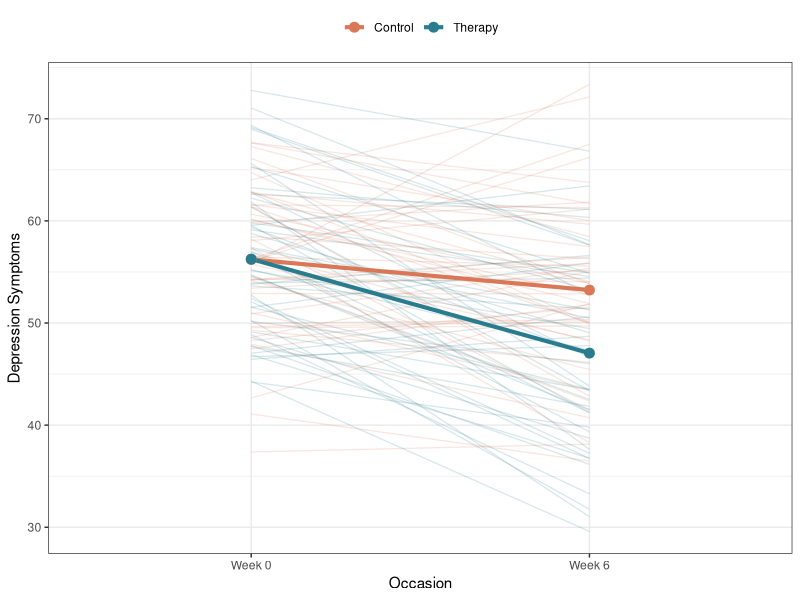
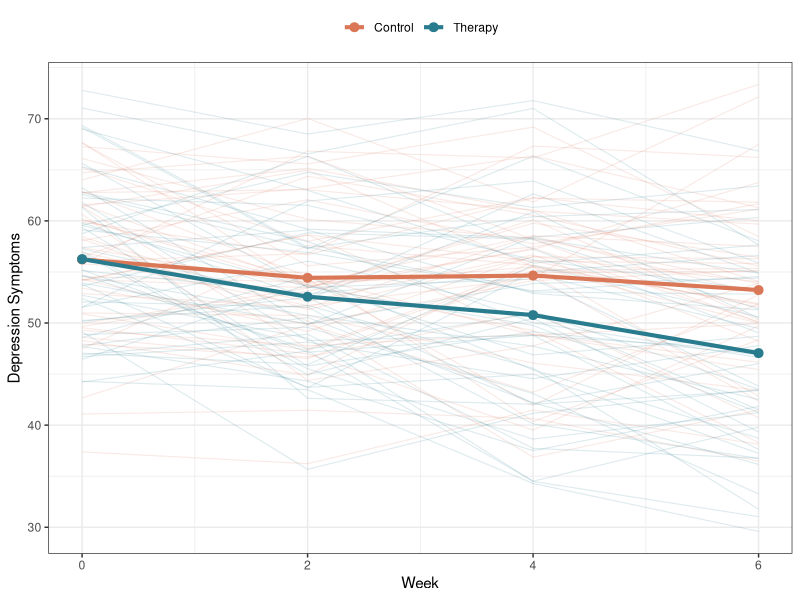

These figures' R source, in order:
## ---- chunk 1
knitr::opts_chunk$set(
  echo = TRUE,
  message = FALSE,
  warning = FALSE,
  fig.width = 5.5,
  fig.height = 3.6,
  fig.align = "center",
  results = "hold"
)
## ---- chunk 2
set.seed(343)

n <- 48
participant_effect <- rnorm(n, mean = 0, sd = 1.20)

paired_wide <- data.frame(
  participant  = factor(seq_len(n)),
  no_chocolate = 5.00 + participant_effect + rnorm(n, 0, 0.80),
  chocolate    = 5.75 + participant_effect + rnorm(n, 0, 0.80)
)

paired_wide$difference <-
  paired_wide$chocolate - paired_wide$no_chocolate

paired_long <- tidyr::pivot_longer(
  paired_wide,
  cols      = c(no_chocolate, chocolate),
  names_to  = "condition",
  values_to = "fixation"
)

paired_long$condition <- factor(
  paired_long$condition,
  levels = c("no_chocolate", "chocolate"),
  labels = c("No chocolate", "Chocolate")
)
## ---- chunk 3
paired_result <- t.test(
  paired_wide$chocolate,
  paired_wide$no_chocolate,
  paired = TRUE
)

paired_result
## ---- chunk 4
library(lme4)
library(lmerTest)

paired_model <- lmer(
  fixation ~ condition + (1 | participant),
  data = paired_long
)

summary(paired_model)
## ---- chunk 5
paired_fixed <- summary(paired_model)$coefficients

paired_comparison <- data.frame(
  method = c("Paired t-test", "Mixed model"),
  t = c(
    unname(paired_result$statistic),
    paired_fixed["conditionChocolate", "t value"]
  ),
  df = c(
    unname(paired_result$parameter),
    paired_fixed["conditionChocolate", "df"]
  ),
  p = c(
    paired_result$p.value,
    paired_fixed["conditionChocolate", "Pr(>|t|)"]
  ),
  estimate = c(
    unname(paired_result$estimate),
    paired_fixed["conditionChocolate", "Estimate"]
  )
)

print(paired_comparison, digits = 6, row.names = FALSE)
## ---- chunk 6
set.seed(346)

n_person <- 96
times <- c(0, 2, 4, 6)

People <- data.frame(
  Person = factor(seq_len(n_person)),
  Treatment = factor(
    rep(c("Control", "Therapy"), each = n_person / 2),
    levels = c("Control", "Therapy")
  ),
  person_intercept = rnorm(n_person, 0, 6),
  person_slope = rnorm(n_person, 0, 0.80)
)

LongData <- expand.grid(
  Person = People$Person,
  Time = times
)

person_row <- match(LongData$Person, People$Person)
LongData$Treatment <- People$Treatment[person_row]

LongData$Symptoms <-
  55 -
  0.35 * LongData$Time -
  0.90 * LongData$Time * (LongData$Treatment == "Therapy") +
  People$person_intercept[person_row] +
  People$person_slope[person_row] * LongData$Time +
  rnorm(nrow(LongData), 0, 4)

EndpointData <- LongData[LongData$Time %in% c(0, 6), ]
EndpointData$Occasion <- factor(
  EndpointData$Time,
  levels = c(0, 6),
  labels = c("Week 0", "Week 6")
)
## ---- chunk 7
aggregate(
  Symptoms ~ Occasion + Treatment,
  data = EndpointData,
  FUN = function(x) c(M = mean(x), SD = sd(x))
)
## ---- chunk 8
#| fig-cap: "The mixed 2-by-2 before the model. Faint lines connect each person's Week 0 and Week 6 scores. Heavy lines connect the group means."
#| fig-alt: "A line graph of depression symptoms at Week 0 and Week 6 for Control and Therapy. Ninety-six faint lines connect each participant's two scores. The two heavy group-mean lines begin near the same level at Week 0. The Control mean falls slightly by Week 6, while the Therapy mean falls much more."

library(ggplot2)

EndpointMeans <- aggregate(
  Symptoms ~ Occasion + Treatment,
  data = EndpointData,
  FUN = mean
)

ggplot(
  EndpointData,
  aes(x = Occasion, y = Symptoms, group = Person, color = Treatment)
) +
  geom_line(alpha = 0.18, linewidth = 0.45) +
  geom_line(
    data = EndpointMeans,
    aes(group = Treatment),
    linewidth = 1.4
  ) +
  geom_point(
    data = EndpointMeans,
    aes(group = Treatment),
    size = 3
  ) +
  scale_color_manual(values = c("Control" = "#d97757", "Therapy" = "#287c8e")) +
  labs(
    x = "Occasion",
    y = "Depression Symptoms",
    color = NULL
  ) +
  theme_bw() +
  theme(legend.position = "top")
## ---- chunk 9
EndpointModel <- lmer(
  Symptoms ~ Occasion * Treatment + (1 | Person),
  data = EndpointData
)

summary(EndpointModel)
## ---- chunk 10
endpoint_fixed <- summary(EndpointModel)$coefficients
endpoint_b3 <- endpoint_fixed["OccasionWeek 6:TreatmentTherapy", ]
## ---- chunk 11
ChangeData <- reshape(
  EndpointData[, c("Person", "Treatment", "Time", "Symptoms")],
  idvar = c("Person", "Treatment"),
  timevar = "Time",
  direction = "wide"
)

ChangeData$Change <- ChangeData$Symptoms.6 - ChangeData$Symptoms.0
ChangeData$TreatmentForTest <- relevel(ChangeData$Treatment, ref = "Therapy")

change_result <- t.test(
  Change ~ TreatmentForTest,
  data = ChangeData,
  var.equal = TRUE
)

change_comparison <- data.frame(
  method = c("t-test on change scores", "Mixed-model interaction"),
  t = c(
    unname(change_result$statistic),
    endpoint_b3["t value"]
  ),
  df = c(
    unname(change_result$parameter),
    endpoint_b3["df"]
  ),
  p = c(
    change_result$p.value,
    endpoint_b3["Pr(>|t|)"]
  ),
  estimate = c(
    mean(ChangeData$Change[ChangeData$Treatment == "Therapy"]) -
      mean(ChangeData$Change[ChangeData$Treatment == "Control"]),
    endpoint_b3["Estimate"]
  )
)

print(change_comparison, digits = 6, row.names = FALSE)
## ---- chunk 12
library(emmeans)

EndpointTrends <- emmeans(EndpointModel, ~ Occasion | Treatment)
contrast(
  EndpointTrends,
  method = list("Week 6 - Week 0" = c(-1, 1)),
  adjust = "none"
)
## ---- chunk 13
GrowthModel <- lmer(
  Symptoms ~ Time * Treatment + (1 + Time | Person),
  data = LongData
)

summary(GrowthModel)
## ---- chunk 14
#| fig-cap: "All four occasions. Faint lines show individual trajectories; heavy lines show the group means. The 2-by-2 used only the first and last points."
#| fig-alt: "A line graph of depression symptoms at Weeks 0, 2, 4 and 6. Faint participant lines vary in starting point and rate of change. The heavy Control mean line declines gently across time. The heavy Therapy mean line declines more steeply, so the gap between the groups grows across the four occasions."

LongMeans <- aggregate(
  Symptoms ~ Time + Treatment,
  data = LongData,
  FUN = mean
)

ggplot(
  LongData,
  aes(x = Time, y = Symptoms, group = Person, color = Treatment)
) +
  geom_line(alpha = 0.15, linewidth = 0.4) +
  geom_line(
    data = LongMeans,
    aes(group = Treatment),
    linewidth = 1.4
  ) +
  geom_point(
    data = LongMeans,
    aes(group = Treatment),
    size = 2.7
  ) +
  scale_x_continuous(breaks = times) +
  scale_color_manual(values = c("Control" = "#d97757", "Therapy" = "#287c8e")) +
  labs(
    x = "Week",
    y = "Depression Symptoms",
    color = NULL
  ) +
  theme_bw() +
  theme(legend.position = "top")
## ---- chunk 15
LongData$TimeAtWeek6 <- LongData$Time - 6

Week6Model <- lmer(
  Symptoms ~ TimeAtWeek6 * Treatment + (1 + TimeAtWeek6 | Person),
  data = LongData
)

fixef(Week6Model)
## ---- chunk 16
LongData$TimeFactor <- factor(
  LongData$Time,
  levels = times,
  labels = c("Week 0", "Week 2", "Week 4", "Week 6")
)

OccasionModel <- lmer(
  Symptoms ~ TimeFactor * Treatment + (1 | Person),
  data = LongData
)

summary(OccasionModel)
## ---- chunk 17
set.seed(347)

LongDataMissing <- LongData
miss <- LongDataMissing$Time > 0 & runif(nrow(LongDataMissing)) < 0.10
LongDataMissing$Symptoms[miss] <- NA

MissingModel <- lmer(
  Symptoms ~ Time * Treatment + (1 + Time | Person),
  data = LongDataMissing,
  na.action = na.omit
)

c(
  rows_available = sum(!is.na(LongDataMissing$Symptoms)),
  people_retained = length(unique(LongDataMissing$Person[!is.na(LongDataMissing$Symptoms)]))
)
## ---- chunk 18
set.seed(345)
n_subject <- 48
n_item <- 24

CrossedData <- expand.grid(
  Subject = factor(seq_len(n_subject)),
  Item = factor(seq_len(n_item))
)

CrossedData$ConditionNum <- ifelse(
  (as.integer(CrossedData$Subject) + as.integer(CrossedData$Item)) %% 2 == 0,
  -0.5, 0.5
)

SubjectRE <- MASS::mvrnorm(
  n_subject, c(0, 0), matrix(c(35, 2, 2, 2), 2, 2)
)
ItemRE <- MASS::mvrnorm(
  n_item, c(0, 0), matrix(c(18, 1, 1, 1.2), 2, 2)
)

s <- as.integer(CrossedData$Subject)
i <- as.integer(CrossedData$Item)

CrossedData$Attention <-
  70 + 5 * CrossedData$ConditionNum +
  SubjectRE[s, 1] + SubjectRE[s, 2] * CrossedData$ConditionNum +
  ItemRE[i, 1] + ItemRE[i, 2] * CrossedData$ConditionNum +
  rnorm(nrow(CrossedData), 0, 5)
## ---- chunk 19
CrossedModel <- lmer(
  Attention ~ ConditionNum +
    (1 + ConditionNum | Subject) +
    (1 + ConditionNum | Item),
  data = CrossedData
)

broom.mixed::tidy(CrossedModel, effects = "fixed", conf.int = TRUE)
